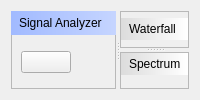
      <widget class="QWidget" name="tab_SA">
       <attribute name="title">
        <string>Signal Analyzer</string>
       </attribute>
       <layout class="QVBoxLayout" name="verticalLayout_2">
        <item>
         <widget class="QSplitter" name="splitter_3">
          <property name="orientation">
           <enum>Qt::Horizontal</enum>
          </property>
          <widget class="QFrame" name="frame">
           <property name="maximumSize">
            <size>
             <width>230</width>
             <height>16777215</height>
            </size>
           </property>
           <property name="frameShape">
            <enum>QFrame::StyledPanel</enum>
           </property>
           <property name="frameShadow">
            <enum>QFrame::Raised</enum>
           </property>
           <widget class="QWidget" name="layoutWidget">
            <property name="geometry">
             <rect>
              <x>10</x>
              <y>40</y>
              <width>201</width>
              <height>26</height>
             </rect>
            </property>
            <layout class="QFormLayout" name="formLayout">
             <item row="0" column="0">
              <widget class="QPushButton" name="btn_open">
               <property name="minimumSize">
                <size>
                 <width>50</width>
                 <height>0</height>
                </size>
               </property>
               <property name="toolTip">
                <string>Open File</string>
               </property>
               <property name="text">
                <string/>
               </property>
               <property name="icon">
                <iconset>
                 <normaloff>icons/open.png</normaloff>icons/open.png</iconset>
               </property>
              </widget>
             </item>
             <item row="0" column="1">
              <widget class="QLabel" name="lbl_filename">
               <property name="text">
                <string/>
               </property>
              </widget>
             </item>
            </layout>
           </widget>
           <widget class="QWidget" name="layoutWidget">
            <property name="geometry">
             <rect>
              <x>10</x>
              <y>80</y>
              <width>201</width>
              <height>26</height>
             </rect>
            </property>
            <layout class="QHBoxLayout" name="horizontalLayout">
             <item>
              <widget class="QPushButton" name="btn_pay">
               <property name="toolTip">
                <string>Play</string>
               </property>
               <property name="text">
                <string/>
               </property>
               <property name="icon">
                <iconset>
                 <normaloff>icons/green-play.png</normaloff>icons/green-play.png</iconset>
               </property>
              </widget>
             </item>
             <item>
              <widget class="QPushButton" name="btn_pause">
               <property name="toolTip">
                <string>Pause</string>
               </property>
               <property name="text">
                <string/>
               </property>
               <property name="icon">
                <iconset>
                 <normaloff>icons/blue-pause.png</normaloff>icons/blue-pause.png</iconset>
               </property>
              </widget>
             </item>
             <item>
              <widget class="QPushButton" name="btn_stop">
               <property name="toolTip">
                <string>Stop</string>
               </property>
               <property name="text">
                <string/>
               </property>
               <property name="icon">
                <iconset>
                 <normaloff>icons/red-stop.png</normaloff>icons/red-stop.png</iconset>
               </property>
              </widget>
             </item>
            </layout>
           </widget>
           <widget class="QWidget" name="layoutWidget">
            <property name="geometry">
             <rect>
              <x>110</x>
              <y>120</y>
              <width>101</width>
              <height>26</height>
             </rect>
            </property>
            <layout class="QHBoxLayout" name="horizontalLayout_2">
             <item>
              <widget class="QPushButton" name="btn_save">
               <property name="toolTip">
                <string>Save</string>
               </property>
               <property name="text">
                <string/>
               </property>
               <property name="icon">
                <iconset>
                 <normaloff>icons/cut.png</normaloff>icons/cut.png</iconset>
               </property>
              </widget>
             </item>
             <item>
              <widget class="QPushButton" name="btn_cut">
               <property name="toolTip">
                <string>Cut</string>
               </property>
               <property name="text">
                <string/>
               </property>
               <property name="icon">
                <iconset>
                 <normaloff>icons/save.png</normaloff>icons/save.png</iconset>
               </property>
              </widget>
             </item>
            </layout>
           </widget>
           <widget class="Line" name="line">
            <property name="geometry">
             <rect>
              <x>10</x>
              <y>150</y>
              <width>201</width>
              <height>20</height>
             </rect>
            </property>
            <property name="orientation">
             <enum>Qt::Horizontal</enum>
            </property>
           </widget>
           <widget class="QPushButton" name="pushButton">
            <property name="geometry">
             <rect>
              <x>10</x>
              <y>170</y>
              <width>201</width>
              <height>31</height>
             </rect>
            </property>
            <property name="text">
             <string>Analyze</string>
            </property>
           </widget>
           <widget class="QWidget" name="layoutWidget">
            <property name="geometry">
             <rect>
              <x>10</x>
              <y>210</y>
              <width>88</width>
              <height>136</height>
             </rect>
            </property>
            <layout class="QVBoxLayout" name="verticalLayout">
             <item>
              <widget class="QRadioButton" name="radio_static">
               <property name="text">
                <string>Static</string>
               </property>
              </widget>
             </item>
             <item>
              <widget class="QRadioButton" name="radio_dsss">
               <property name="text">
                <string>DSSS</string>
               </property>
              </widget>
             </item>
             <item>
              <widget class="QRadioButton" name="radio_fhss">
               <property name="text">
                <string>FHSS</string>
               </property>
              </widget>
             </item>
             <item>
              <widget class="QRadioButton" name="radio_ofdm">
               <property name="text">
                <string>OFDM</string>
               </property>
              </widget>
             </item>
             <item>
              <widget class="QRadioButton" name="radio_unknown">
               <property name="text">
                <string>Unknown</string>
               </property>
              </widget>
             </item>
            </layout>
           </widget>
           <widget class="QLabel" name="label_2">
            <property name="geometry">
             <rect>
              <x>0</x>
              <y>0</y>
              <width>271</width>
              <height>24</height>
             </rect>
            </property>
            <property name="minimumSize">
             <size>
              <width>0</width>
              <height>20</height>
             </size>
            </property>
            <property name="styleSheet">
             <string notr="true">background:qlineargradient(spread:pad, x1:0, y1:0, x2:1, y2:0, stop:0 rgba(161, 186, 255, 255), stop:1 rgba(255, 255, 255, 255));
padding-left:5px;
padding-bottom:5px;
padding-top:5px;</string>
            </property>
            <property name="text">
             <string>Signal Analyzer</string>
            </property>
           </widget>
          </widget>
          <widget class="QSplitter" name="splitter_2">
           <property name="orientation">
            <enum>Qt::Vertical</enum>
           </property>
           <widget class="QFrame" name="frame_7">
            <property name="frameShape">
             <enum>QFrame::StyledPanel</enum>
            </property>
            <property name="frameShadow">
             <enum>QFrame::Raised</enum>
            </property>
            <layout class="QVBoxLayout" name="verticalLayout_3">
             <property name="spacing">
              <number>0</number>
             </property>
             <property name="leftMargin">
              <number>0</number>
             </property>
             <property name="topMargin">
              <number>0</number>
             </property>
             <property name="rightMargin">
              <number>0</number>
             </property>
             <property name="bottomMargin">
              <number>0</number>
             </property>
             <item>
              <widget class="QLabel" name="label_11">
               <property name="minimumSize">
                <size>
                 <width>0</width>
                 <height>22</height>
                </size>
               </property>
               <property name="maximumSize">
                <size>
                 <width>16777215</width>
                 <height>22</height>
                </size>
               </property>
               <property name="styleSheet">
                <string notr="true">background:qlineargradient(spread:pad, x1:0, y1:0, x2:1, y2:0, stop:0 rgba(220, 220, 220, 255), stop:1 rgba(255, 255, 255, 255));
padding-left:5px;</string>
               </property>
               <property name="text">
                <string>Waterfall</string>
               </property>
              </widget>
             </item>
             <item>
              <layout class="QVBoxLayout" name="signalanalyzer_WaterWall"/>
             </item>
            </layout>
           </widget>
           <widget class="QFrame" name="frame_8">
            <property name="frameShape">
             <enum>QFrame::StyledPanel</enum>
            </property>
            <property name="frameShadow">
             <enum>QFrame::Raised</enum>
            </property>
            <layout class="QVBoxLayout" name="verticalLayout_4">
             <property name="spacing">
              <number>0</number>
             </property>
             <property name="leftMargin">
              <number>0</number>
             </property>
             <property name="topMargin">
              <number>0</number>
             </property>
             <property name="rightMargin">
              <number>0</number>
             </property>
             <property name="bottomMargin">
              <number>0</number>
             </property>
             <item>
              <widget class="QLabel" name="label_13">
               <property name="minimumSize">
                <size>
                 <width>0</width>
                 <height>22</height>
                </size>
               </property>
               <property name="maximumSize">
                <size>
                 <width>16777215</width>
                 <height>22</height>
                </size>
               </property>
               <property name="styleSheet">
                <string notr="true">background:qlineargradient(spread:pad, x1:0, y1:0, x2:1, y2:0, stop:0 rgba(220, 220, 220, 255), stop:1 rgba(255, 255, 255, 255));
padding-left:5px;</string>
               </property>
               <property name="text">
                <string>Spectrum</string>
               </property>
              </widget>
             </item>
             <item>
              <widget class="QSplitter" name="splitter_5">
               <property name="orientation">
                <enum>Qt::Horizontal</enum>
               </property>
               <widget class="QWidget" name="verticalLayoutWidget_16">
                <layout class="QVBoxLayout" name="signalanalyzer_Spectrum"/>
               </widget>
              </widget>
             </item>
            </layout>
           </widget>
          </widget>
         </widget>
        </item>
       </layout>
      </widget>
